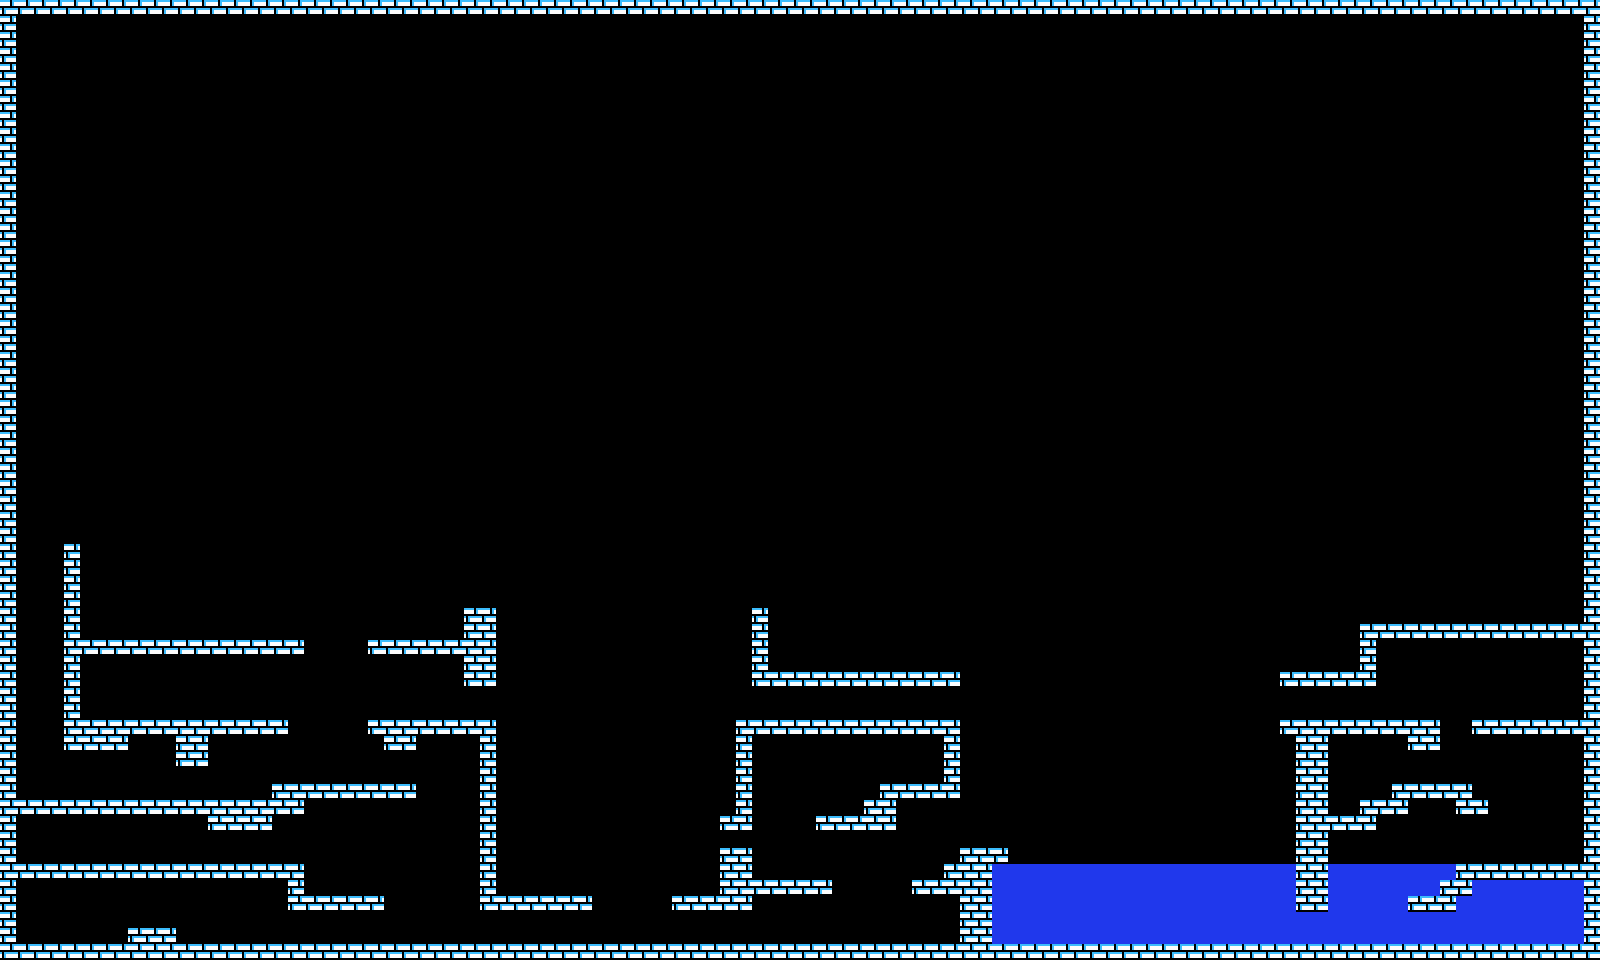

A level layout from a 2D game, rendered from its tile map. Below: a short description, then the map file with tile-grid data replaced by summaries:
An orthogonal 100x60 tile map with 16x16 px tiles, 2 tile layers (water, block), 9 tilesets and 60 objects.

<map version="1.5" tiledversion="1.5.0" orientation="orthogonal" renderorder="left-up" width="100" height="60" tilewidth="16" tileheight="16" infinite="0" nextlayerid="12" nextobjectid="136">
 <editorsettings>
  <export target="map.json" format="json" />
 </editorsettings>
 <tileset firstgid="1" name="map" tilewidth="16" tileheight="16" tilecount="2" columns="2">
  <image source="resources/images/map.png" width="32" height="16" />
 </tileset>
 <tileset firstgid="3" name="resp" tilewidth="32" tileheight="32" tilecount="1" columns="1">
  <image source="resources/images/resp.png" width="32" height="32" />
 </tileset>
 <tileset firstgid="4" name="doors" tilewidth="32" tileheight="32" tilecount="6" columns="6">
  <image source="resources/images/doors.png" width="192" height="32" />
  <tile id="0" type="0" />
  <tile id="1" type="1" />
  <tile id="2" type="2" />
  <tile id="3" type="3" />
  <tile id="4" type="4" />
  <tile id="5" type="5" />
 </tileset>
 <tileset firstgid="10" name="keys" tilewidth="16" tileheight="32" tilecount="6" columns="6">
  <image source="resources/images/keys.png" width="96" height="32" />
  <tile id="0" type="0" />
  <tile id="1" type="1" />
  <tile id="2" type="2" />
  <tile id="3" type="3" />
  <tile id="4" type="4" />
  <tile id="5" type="5" />
 </tileset>
 <tileset firstgid="16" name="bridge" tilewidth="32" tileheight="16" tilecount="1" columns="1">
  <image source="resources/images/bridge.png" width="32" height="16" />
 </tileset>
 <tileset firstgid="17" name="spikes" tilewidth="32" tileheight="32" tilecount="4" columns="4">
  <image source="resources/images/spikes.png" width="128" height="32" />
  <tile id="0" type="0" />
  <tile id="1" type="1" />
  <tile id="2" type="2" />
  <tile id="3" type="3" />
 </tileset>
 <tileset firstgid="21" name="platform" tilewidth="32" tileheight="16" tilecount="1" columns="1">
  <image source="resources/images/platform.png" width="32" height="16" />
 </tileset>
 <tileset firstgid="22" name="scuba" tilewidth="32" tileheight="32" tilecount="1" columns="1">
  <image source="resources/images/scuba.png" width="32" height="32" />
 </tileset>
 <tileset firstgid="23" name="monstrs" tilewidth="32" tileheight="32" tilecount="4" columns="4">
  <image source="resources/images/monstrlist.png" width="128" height="32" />
  <tile id="0" type="cat" />
  <tile id="1" type="knight" />
  <tile id="2" type="arrow" />
  <tile id="3" type="wizard" />
 </tileset>
 <layer id="2" name="water" width="100" height="60">
  <data>[6000 cells, 166 non-empty, 1 distinct tile ids]</data>
 </layer>
 <layer id="1" name="block" width="100" height="60">
  <data>[6000 cells, 640 non-empty, 1 distinct tile ids]</data>
 </layer>
 <objectgroup id="7" name="spikes">
  <object id="86" gid="19" x="496" y="896" width="32" height="32" />
  <object id="87" gid="19" x="528" y="896" width="32" height="32" />
  <object id="88" gid="19" x="560" y="896" width="32" height="32" />
  <object id="89" gid="19" x="304" y="896" width="32" height="32" />
  <object id="90" gid="18" x="704" y="816" width="32" height="32" />
  <object id="91" gid="18" x="704" y="768" width="32" height="32" />
 </objectgroup>
 <objectgroup id="8" name="platforms">
  <object id="47" gid="21" x="1120" y="688" width="32" height="16" />
  <object id="48" gid="21" x="688" y="848" width="32" height="16" />
  <object id="49" gid="21" x="512" y="784" width="32" height="16" />
  <object id="134" gid="21" x="1088" y="800" width="32" height="16" />
 </objectgroup>
 <objectgroup id="3" name="resp">
  <object id="60" gid="3" x="32" y="800" width="32" height="32" />
 </objectgroup>
 <objectgroup id="4" name="keys">
  <object id="103" gid="10" x="144" y="784" width="16" height="32" />
  <object id="104" gid="11" x="96" y="704" width="16" height="32" />
  <object id="105" gid="13" x="96" y="624" width="16" height="32" />
  <object id="106" gid="15" x="32" y="928" width="16" height="32" />
  <object id="107" gid="11" x="64" y="928" width="16" height="32" />
  <object id="108" gid="12" x="96" y="928" width="16" height="32" />
  <object id="109" gid="10" x="128" y="624" width="16" height="32" />
  <object id="110" gid="12" x="1552" y="688" width="16" height="32" />
  <object id="111" gid="13" x="1520" y="688" width="16" height="32" />
  <object id="112" gid="10" x="128" y="704" width="16" height="32" />
  <object id="122" gid="11" x="1552" y="608" width="16" height="32" />
  <object id="124" gid="15" x="1344" y="784" width="16" height="32" />
  <object id="125" gid="14" x="1360" y="784" width="16" height="32" />
  <object id="126" gid="13" x="1552" y="928" width="16" height="32" />
  <object id="127" gid="14" x="32" y="848" width="16" height="32" />
  <object id="128" gid="12" x="64" y="848" width="16" height="32" />
 </objectgroup>
 <objectgroup id="6" name="bridges">
  <object id="50" gid="16" x="960" y="736" width="32" height="16" />
  <object id="51" gid="16" x="992" y="736" width="32" height="16" />
  <object id="52" gid="16" x="1024" y="736" width="32" height="16" />
  <object id="53" gid="16" x="1056" y="736" width="32" height="16" />
  <object id="54" gid="16" x="1088" y="736" width="32" height="16" />
  <object id="55" gid="16" x="1120" y="736" width="32" height="16" />
  <object id="56" gid="16" x="1152" y="736" width="32" height="16" />
  <object id="57" gid="16" x="1184" y="736" width="32" height="16" />
  <object id="58" gid="16" x="1216" y="736" width="32" height="16" />
  <object id="59" gid="16" x="1248" y="736" width="32" height="16" />
  <object id="113" gid="16" x="496" y="624" width="32" height="16" />
  <object id="114" gid="16" x="528" y="624" width="32" height="16" />
  <object id="115" gid="16" x="560" y="624" width="32" height="16" />
  <object id="116" gid="16" x="592" y="624" width="32" height="16" />
  <object id="117" gid="16" x="624" y="624" width="32" height="16" />
  <object id="118" gid="16" x="656" y="624" width="32" height="16" />
  <object id="119" gid="16" x="688" y="624" width="32" height="16" />
  <object id="121" gid="16" x="720" y="624" width="32" height="16" />
 </objectgroup>
 <objectgroup id="5" name="doors">
  <object id="92" gid="7" x="384" y="784" width="32" height="32" />
  <object id="93" gid="7" x="224" y="864" width="32" height="32" />
  <object id="94" gid="4" x="176" y="800" width="32" height="32" />
  <object id="95" gid="4" x="832" y="720" width="32" height="32" />
  <object id="97" gid="5" x="1344" y="720" width="32" height="32" />
  <object id="98" gid="9" x="1408" y="784" width="32" height="32" />
  <object id="99" gid="6" x="1424" y="944" width="32" height="32" />
  <object id="100" gid="5" x="464" y="720" width="32" height="32" />
  <object id="101" gid="8" x="320" y="944" width="32" height="32" />
  <object id="102" gid="5" x="720" y="944" width="32" height="32" />
 </objectgroup>
 <objectgroup id="9" name="scuba">
  <object id="85" gid="22" x="912" y="768" width="32" height="32" />
 </objectgroup>
 <objectgroup id="10" name="monstrs">
  <object id="129" gid="25" x="176" y="720" width="32" height="32" />
  <object id="130" gid="24" x="176" y="640" width="32" height="32" />
  <object id="131" gid="24" x="512" y="944" width="32" height="32" />
  <object id="132" gid="25" x="1520" y="864" width="32" height="32" />
 </objectgroup>
</map>